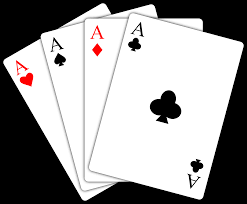
#> input picture res/cards.png, 247 x 204 px, found by its file name
$ python chap5.py
#> lines starting #> are read from the running program, lines starting #| are printed output that depends on the picture
# -*- coding: utf-8 -*-
"""
Created on Tue Aug 11 10:45:40 2020

@author: acer
"""
#................Warp  Perspective.....................


import cv2
import numpy as np

img = cv2.imread("cards.png")
#> img is the input picture: shape (204, 247, 3); mean B, G, R 155.2, 155.2, 156.6

width,height = 250,350
pts1 = np.float32([[130,12],[244,44],[88 ,168],[201, 199]])
pts2 = np.float32([[0,0],[width,0],[0,height],[width,height]])

matrix= cv2.getPerspectiveTransform(pts1,pts2)
imgOutput = cv2.warpPerspective(img,matrix,(width,height))
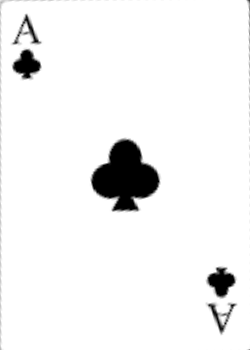
#> imgOutput: shape (350, 250, 3); min 0, max 255, mean 242


cv2.imshow("Image",img)

cv2.imshow("ImageWarp",imgOutput)
cv2.waitKey(0)


#....chk the function.......

#130,12   244 44  88 168  201 199

$ run again, with res/shapes3.png copied over res/cards.png
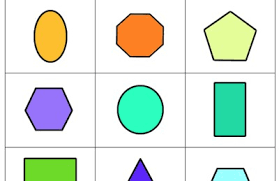
#> input picture res/shapes3.png, 279 x 181 px, found by its file name
#> img is the input picture: shape (181, 279, 3); mean B, G, R 219.3, 231.6, 222
#> `imgOutput = cv2.warpPerspective(img,matrix,(width,height))`:
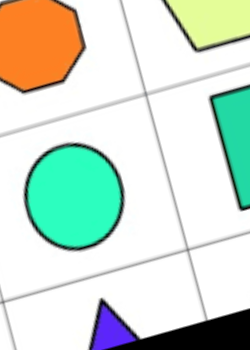
#> imgOutput: shape (350, 250, 3); mean B, G, R 208.3, 222.7, 208
